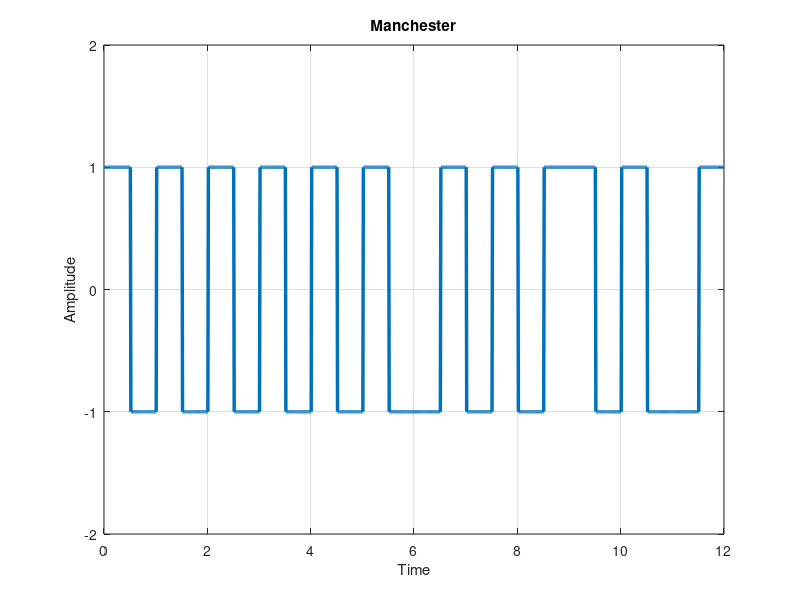

Here is the MATLAB script that generated this plot:
n=[0 0 0 0 0 0 1 1 1 0 0 1];

%Manchester
nnn=[];
for m=1:length(n)
    if(n(m)==0)
        nn=[1 -1];
    else
        nn=[-1 1];
    end
    nnn=[nnn nn];
end

i=1;
l=0.5;
t=0:0.01:length(n);
for j=1:length(t)
    if t(j)<=l
        y(j)=nnn(i);
    else
        y(j)=nnn(i);
        i=i+1;
        l=l+0.5;
    end
end

subplot(1,1,1);
plot(t,y,'LineWidth',2.5);
axis([0 length(n) -2 2]);grid on;
xlabel('Time');
ylabel('Amplitude');
title('Manchester');


